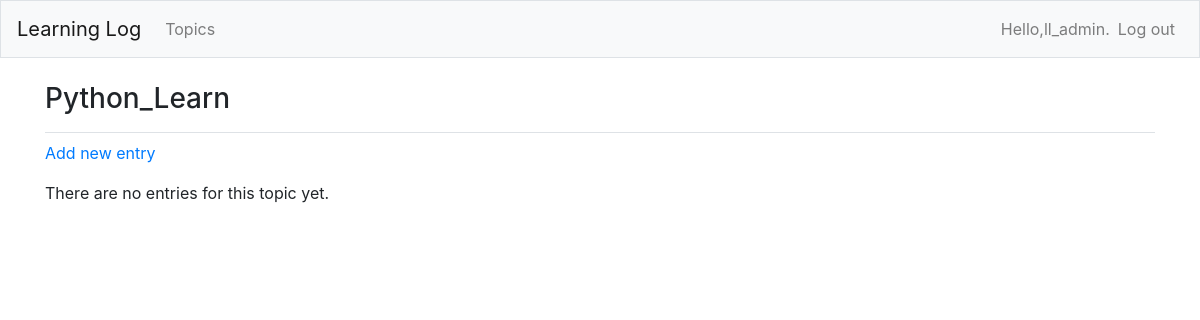
Before: /topics/3/ (signed in) with the older database file.
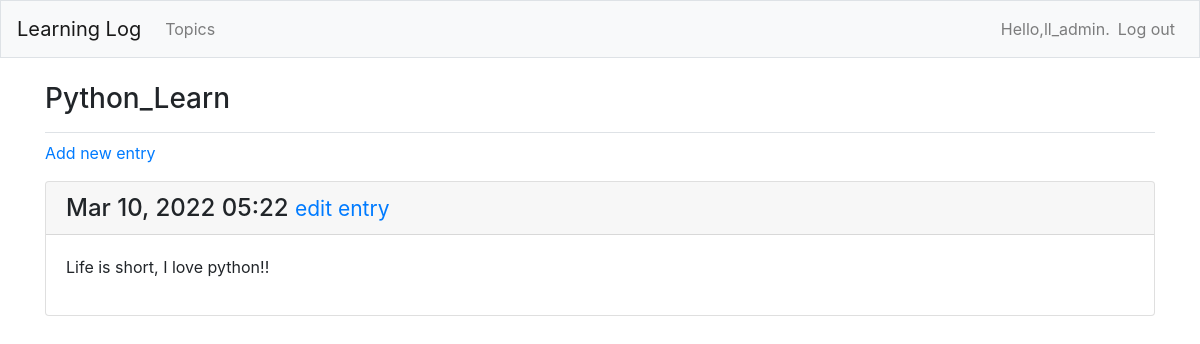
After: the same page with the newer database file.
### learning_logs/models.py (models this page shows, shortened)
class Entry(models.Model):
    topic = models.ForeignKey(Topic, on_delete=models.CASCADE)
    text = models.TextField()
    date_added = models.DateTimeField(auto_now_add=True)
    class Meta:
        verbose_name_plural = 'entries'

### learning_logs/views.py (the view)
# urls.py: path('topics/<int:topic_id>/', views.topic, name='topic'),
@login_required()
def topic(request, topic_id):
    topic = Topic.objects.get(id=topic_id)
    if topic.owner != request.user:
        raise Http404
    entries = topic.entry_set.order_by('-date_added')
    context = {'topic': topic, 'entries': entries}
    return render(request, 'learning_logs/topic.html', context)

### learning_logs/models.py (called while the page is built)
    def __str__(self):
        return self.text

### learning_logs/templates/learning_logs/topic.html
{% extends 'learning_logs/base.html' %}
{% block page_header %}
  <h3>{{ topic }}</h3>
{% endblock page_header %}
{% block content %}
  <p>
    <a href="{% url 'learning_logs:new_entry' topic.id %}">Add new entry</a>
  </p>
{% for entry in entries %}
  <div class="card mb-3">
    <h4 class="card-header">
      {{ entry.date_added|date:'M d, Y H:i' }}
      <small><a href="{% url 'learning_logs:edit_entry' entry.id %}">
        edit entry
      </a></small>
    </h4>
    <div class="card-body">
      {{ entry.text|linebreaks }}
    </div>
  </div>
{% empty %}
  <p>There are no entries for this topic yet.</p>
{% endfor %}
{% endblock content %}

Changed rows visible on the page:
added Entry: date_added "Mar 10, 2022 05:22", text "Life is short, I love python!!"
Other visible differences:
text no longer shown: "There are no entries for this topic yet."
